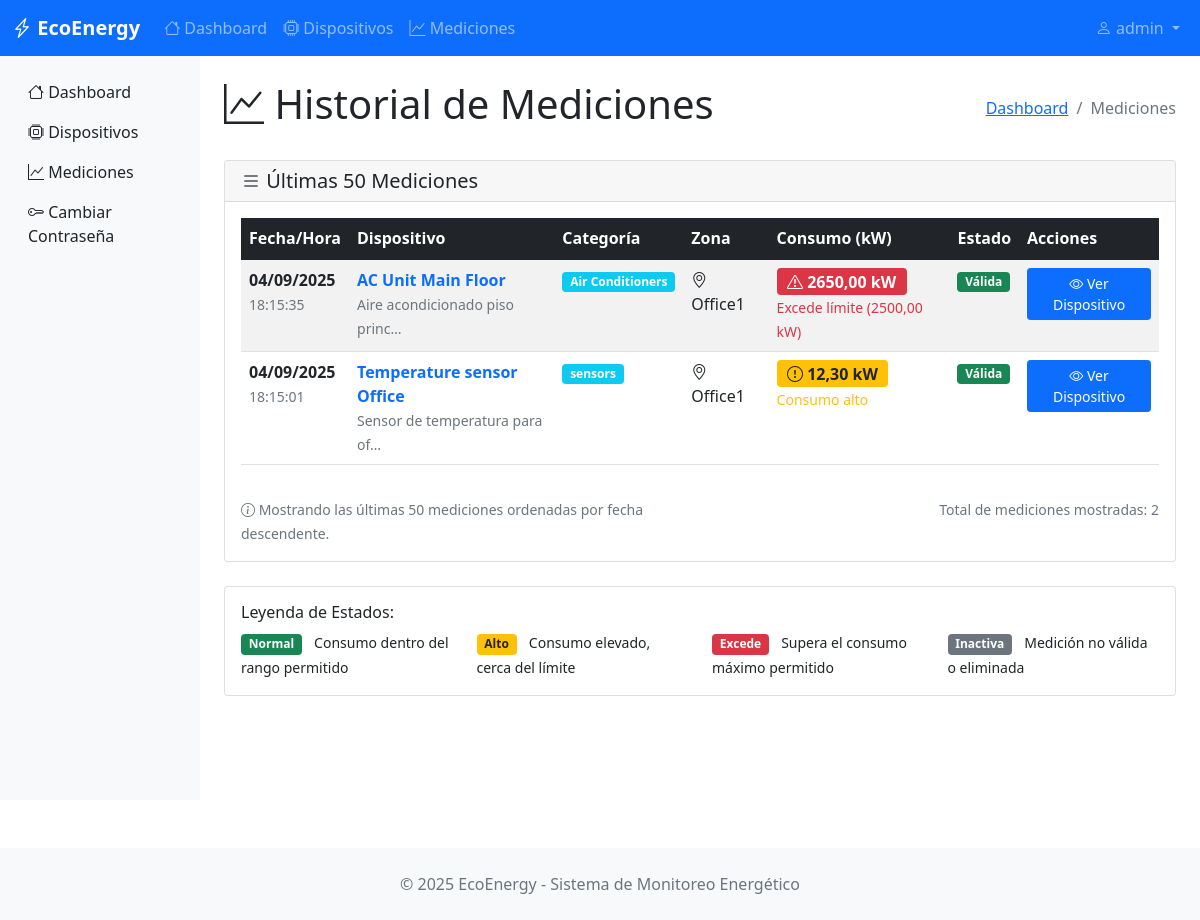
The app's page /measurements/ (signed in), older data.
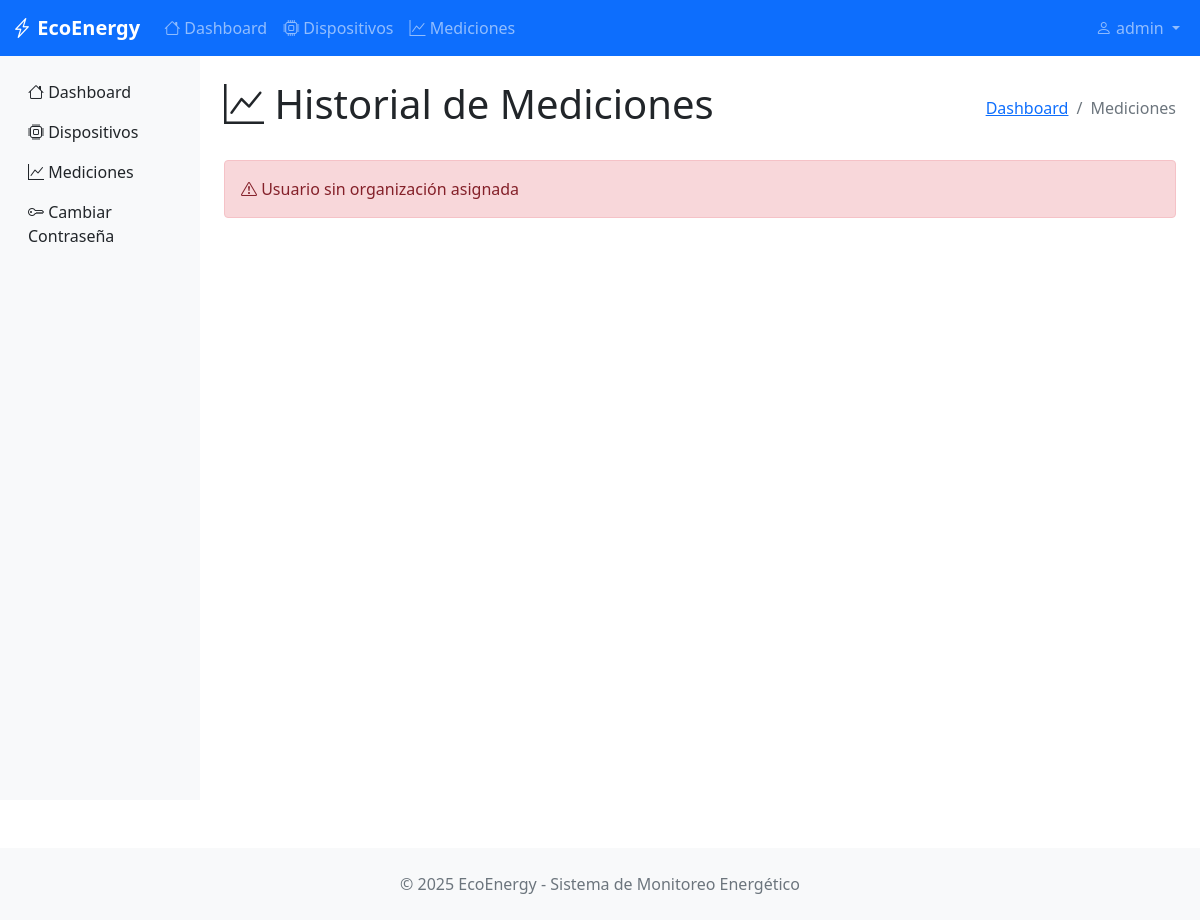
The same page, newer data.
### monitoring/models.py (models this page shows, shortened)
class BaseModel(models.Model):
    state = models.CharField(
        max_length=10,
        choices=STATES,
        default='ACTIVE',
        help_text="Estado del registro"
    )
    created_at = models.DateTimeField(
        auto_now_add=True,
        help_text="Fecha de creación"
    )
    updated_at = models.DateTimeField(
        auto_now=True,
        help_text="Fecha de última modificación"
    )
    deleted_at = models.DateTimeField(
        null=True,
        blank=True,
        help_text="Fecha de eliminación (soft delete)"
    )
    class Meta:
        abstract = True  # Esta clase no creará tabla, solo sirve de plantilla

class Measurement(BaseModel):
    device = models.ForeignKey(
        Device,
        on_delete=models.CASCADE,
        help_text="Dispositivo medido"
    )
    consumption_value = models.DecimalField(
        max_digits=10,
        decimal_places=2,
        help_text="Valor de consumo medido (kW)"
    )
    measurement_date = models.DateTimeField(
        help_text="Fecha y hora de la medición"
    )
    notes = models.TextField(blank=True, help_text="Notas adicionales")
    organization = models.ForeignKey(
        Organization,
        on_delete=models.CASCADE,
        help_text="Empresa propietaria"
    )
    class Meta:
        verbose_name = "Measurement"
        verbose_name_plural = "Measurements"
        ordering = ['-measurement_date']  # Ordenar por fecha descendente

class Device(BaseModel):
    name = models.CharField(max_length=200, help_text="Nombre del dispositivo")
    description = models.TextField(blank=True, help_text="Descripción del dispositivo")
    max_consumption = models.DecimalField(
        max_digits=10,
        decimal_places=2,
        help_text="Consumo máximo permitido (kW)"
    )
    category = models.ForeignKey(
        Category,
        on_delete=models.CASCADE,
        help_text="Categoría del dispositivo"
    )
    zone = models.ForeignKey(
        Zone,
        on_delete=models.CASCADE,
        help_text="Zona donde está ubicado"
    )
    organization = models.ForeignKey(
        Organization,
        on_delete=models.CASCADE,
        help_text="Empresa propietaria"
    )
    imagen = models.ImageField(
        upload_to='dispositivos/',
        null=True,
        blank=True,
        help_text="Imagen del dispositivo"
    )
    class Meta:
        verbose_name = "Device"
        verbose_name_plural = "Devices"

class Category(BaseModel):
    name = models.CharField(max_length=100, help_text="Nombre de la categoría")
    description = models.TextField(blank=True, help_text="Descripción de la categoría")
    organization = models.ForeignKey(
        Organization,
        on_delete=models.CASCADE,
        help_text="Empresa propietaria"
    )
    icon = models.ImageField(
        upload_to='categorias/',
        null=True,
        blank=True,
        help_text="Icono de la categoría"
    )
    class Meta:
        verbose_name = "Category"
        verbose_name_plural = "Categories"

class Zone(BaseModel):
    name = models.CharField(max_length=100, help_text="Nombre de la zona")
    description = models.TextField(blank=True, help_text="Descripción de la zona")
    organization = models.ForeignKey(
        Organization,
        on_delete=models.CASCADE,
        help_text="Empresa propietaria"
    )
    floor_plan = models.ImageField(
        upload_to='zonas/',
        null=True,
        blank=True,
        help_text="Plano de la zona"
    )
    class Meta:
        verbose_name = "Zone"
        verbose_name_plural = "Zones"

### monitoring/views.py (the view)
# urls.py: path('measurements/', views.measurement_list, name='measurement_list'),
@login_required
def measurement_list(request):
    organization = get_user_organization(request.user)
    if not organization:
        context = {'error': 'Usuario sin organización asignada'}
        return render(request, 'monitoring/measurement_list.html', context)
    measurements = Measurement.objects.filter(
        organization=organization,
        state='ACTIVE'
    ).select_related('device', 'device__zone', 'device__category').order_by('-measurement_date')[:50]
    context = {
        'measurements': measurements,
        'organization': organization,
    }
    return render(request, 'monitoring/measurement_list.html', context)

### monitoring/views.py (called while the page is built)
def get_user_organization(user):
    if hasattr(user, 'userprofile'):
        return user.userprofile.organization
    return None

### monitoring/templates/monitoring/measurement_list.html (shortened to what this page needs)
{% extends 'monitoring/base.html' %}
{% block content %}
<div class="py-4">
    <div class="d-flex justify-content-between align-items-center mb-4">
        <h1>
            <i class="bi bi-graph-up"></i>
            Historial de Mediciones
        </h1>
        <nav aria-label="breadcrumb">
            <ol class="breadcrumb mb-0">
                <li class="breadcrumb-item"><a href="{% url 'dashboard' %}">Dashboard</a></li>
                <li class="breadcrumb-item active">Mediciones</li>
            </ol>
        </nav>
    </div>
    {% if error %}
        <div class="alert alert-danger">
            <i class="bi bi-exclamation-triangle"></i>
            {{ error }}
        </div>
    {% else %}
    <div class="card">
        <div class="card-header">
            <h5 class="mb-0">
                <i class="bi bi-list"></i>
                Últimas 50 Mediciones
            </h5>
        </div>
        <div class="card-body">
            {% if measurements %}
                <div class="table-responsive">
                    <table class="table table-striped table-hover">
                        <thead class="table-dark">
                            <tr>
                                <th>Fecha/Hora</th>
                                <th>Dispositivo</th>
                                <th>Categoría</th>
                                <th>Zona</th>
                                <th>Consumo (kW)</th>
                                <th>Estado</th>
                                <th>Acciones</th>
                            </tr>
                        </thead>
                        <tbody>
                            {% for measurement in measurements %}
                            <tr>
                                <td>
                                    <strong>{{ measurement.measurement_date|date:"d/m/Y" }}</strong>
                                    <br>
                                    <small class="text-muted">{{ measurement.measurement_date|date:"H:i:s" }}</small>
                                </td>
                                <td>
                                    <a href="{% url 'device_detail' measurement.device.id %}"
                                       class="text-decoration-none">
                                        <strong>{{ measurement.device.name }}</strong>
                                    </a>
                                    {% if measurement.device.description %}
                                        <br>
                                        <small class="text-muted">{{ measurement.device.description|truncatechars:30 }}</small>
                                    {% endif %}
                                </td>
                                <td>
                                    <span class="badge bg-info">{{ measurement.device.category.name }}</span>
                                </td>
                                <td>
                                    <i class="bi bi-geo-alt"></i>
                                    {{ measurement.device.zone.name }}
                                </td>
                                <td>
                                    {% if measurement.consumption_value > measurement.device.max_consumption %}
                                        <span class="badge bg-danger fs-6">
                                            <i class="bi bi-exclamation-triangle"></i>
                                            {{ measurement.consumption_value }} kW
                                        </span>
                                        <br>
                                        <small class="text-danger">
                                            Excede límite ({{ measurement.device.max_consumption }} kW)
                                        </small>
                                    {% elif measurement.consumption_value > measurement.device.max_consumption|floatformat:"0"|add:"-5" %}
                                        <span class="badge bg-warning text-dark fs-6">
                                            <i class="bi bi-exclamation-circle"></i>
                                            {{ measurement.consumption_value }} kW
                                        </span>
                                        <br>
                                        <small class="text-warning">
                                            Consumo alto
                                        </small>
                                    {% endif %}
                                </td>
                                <td>
                                    {% if measurement.state == 'ACTIVE' %}
                                        <span class="badge bg-success">Válida</span>
                                    {% else %}
                                        <span class="badge bg-secondary">Inactiva</span>
                                    {% endif %}
                                </td>
                                <td>
                                    <a href="{% url 'device_detail' measurement.device.id %}"
                                       class="btn btn-primary btn-sm">
                                        <i class="bi bi-eye"></i>
                                        Ver Dispositivo
                                    </a>
                                </td>
                            </tr>
                            {% endfor %}
                        </tbody>
                    </table>
                </div>
                <div class="mt-3">
                    <div class="row">
                        <div class="col-md-6">
                            <small class="text-muted">
                                <i class="bi bi-info-circle"></i>
                                Mostrando las últimas 50 mediciones ordenadas por fecha descendente.
                            </small>
                        </div>
                        <div class="col-md-6 text-end">
                            <small class="text-muted">
                                Total de mediciones mostradas: {{ measurements|length }}
                            </small>
                        </div>
                    </div>
                </div>
            {% endif %}
        </div>
    </div>
    {% if measurements %}
    <div class="card mt-4">
        <div class="card-body">
            <h6 class="card-title">Leyenda de Estados:</h6>
            <div class="row">
                <div class="col-md-3">
                    <span class="badge bg-success me-2">Normal</span>
                    <small>Consumo dentro del rango permitido</small>
                </div>
                <div class="col-md-3">
                    <span class="badge bg-warning text-dark me-2">Alto</span>
                    <small>Consumo elevado, cerca del límite</small>
                </div>
                <div class="col-md-3">
                    <span class="badge bg-danger me-2">Excede</span>
                    <small>Supera el consumo máximo permitido</small>
                </div>
                <div class="col-md-3">
                    <span class="badge bg-secondary me-2">Inactiva</span>
                    <small>Medición no válida o eliminada</small>
                </div>
            </div>
        </div>
    </div>
    {% endif %}
    {% endif %}
</div>
{% endblock %}

### monitoring/templates/monitoring/base.html (shortened to what this page needs)
<!DOCTYPE html>
<html lang="es">
<head>
    <link href="https://cdnjs.cloudflare.com/ajax/libs/bootstrap/5.1.3/css/bootstrap.min.css" rel="stylesheet">
    <link href="https://cdnjs.cloudflare.com/ajax/libs/bootstrap-icons/1.8.1/font/bootstrap-icons.min.css" rel="stylesheet">
</head>
<body>
    <nav class="navbar navbar-expand-lg navbar-dark bg-primary">
        <div class="container-fluid">
            <a class="navbar-brand" href="{% url 'dashboard' %}">
                <i class="bi bi-lightning-charge"></i>
                EcoEnergy
            </a>
            <div class="collapse navbar-collapse" id="navbarNav">
                {% if user.is_authenticated %}
                <ul class="navbar-nav me-auto">
                    <li class="nav-item">
                        <a class="nav-link" href="{% url 'dashboard' %}">
                            <i class="bi bi-house"></i> Dashboard
                        </a>
                    </li>
                    <li class="nav-item">
                        <a class="nav-link" href="{% url 'device_list' %}">
                            <i class="bi bi-cpu"></i> Dispositivos
                        </a>
                    </li>
                    <li class="nav-item">
                        <a class="nav-link" href="{% url 'measurement_list' %}">
                            <i class="bi bi-graph-up"></i> Mediciones
                        </a>
                    </li>
                </ul>
                <ul class="navbar-nav">
                    <li class="nav-item dropdown">
                        <a class="nav-link dropdown-toggle" href="#" id="navbarDropdown" role="button" data-bs-toggle="dropdown">
                            <i class="bi bi-person"></i>
                            {{ user.get_full_name|default:user.username }}
                        </a>
                    </li>
                </ul>
                {% endif %}
            </div>
        </div>
    </nav>
    <div class="container-fluid">
        <div class="row">
            {% if user.is_authenticated %}
            <nav class="col-md-2 d-none d-md-block sidebar">
                <div class="position-sticky pt-3">
                    <ul class="nav flex-column">
                        <li class="nav-item">
                            <a class="nav-link text-dark" href="{% url 'dashboard' %}">
                                <i class="bi bi-house"></i> Dashboard
                            </a>
                        </li>
                        <li class="nav-item">
                            <a class="nav-link text-dark" href="{% url 'device_list' %}">
                                <i class="bi bi-cpu"></i> Dispositivos
                            </a>
                        </li>
                        <li class="nav-item">
                            <a class="nav-link text-dark" href="{% url 'measurement_list' %}">
                                <i class="bi bi-graph-up"></i> Mediciones
                            </a>
                        </li>
                        <li class="nav-item">
                            <a class="nav-link text-dark" href="{% url 'password_change' %}">
                                <i class="bi bi-key"></i> Cambiar Contraseña
                            </a>
                        </li>
                    </ul>
                </div>
            </nav>
            <main class="col-md-10 ms-sm-auto px-md-4 main-content">
            {% else %}
            <main class="col-12 px-md-4 main-content">
            {% endif %}
                {% block content %}{% endblock %}
            </main>
        </div>
    </div>
    <footer class="bg-light py-4 mt-5">
        <div class="container text-center">
            <p class="text-muted mb-0">
                &copy; 2025 EcoEnergy - Sistema de Monitoreo Energético
            </p>
        </div>
    </footer>
</body>
</html>

### monitoring/templates/monitoring/base.html (style rules this page uses)
.navbar-brand { font-weight: bold; }
.sidebar { min-height: calc(100vh - 56px); background-color: #f8f9fa; }
.main-content { min-height: calc(100vh - 56px); }

Row changes from the older to the newer data that the page shows:
removed Measurement: measurement_date "04/09/2025", measurement_date "18:15:35", device.name "AC Unit Main Floor", device.description "Aire acondicionado piso princ…", device.category.name "Air Conditioners", device.zone.name "Office1", consumption_value "2650,00", device.max_consumption "2500,00", state "Válida"
removed Measurement: measurement_date "04/09/2025", measurement_date "18:15:01", device.name "Temperature sensor Office", device.description "Sensor de temperatura para of…", device.category.name "sensors", device.zone.name "Office1", consumption_value "12,30", state "Válida"
Text that changed along with them:
{{ error }}: (not shown) → "Usuario sin organización asignada"
{{ measurements|length }}: "2" → (not shown)
text no longer shown: "Últimas 50 Mediciones Fecha/Hora Dispositivo Categoría Zona Consumo (kW) Estado Acciones Mostrando las últimas 50 mediciones ordenadas por fecha descendente. Total de mediciones mostradas: Leyenda de Estados: Normal Consumo dentro del rango permitido Alto Consumo elevado, cerca del límite Excede Supera el consumo máximo permitido Inactiva Medición no válida o eliminada"
